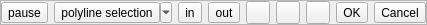
<?xml version="1.0" encoding="UTF-8"?>
<ui version="4.0">
 <class>GraphicalSegmentationDlg</class>
 <widget class="QDialog" name="GraphicalSegmentationDlg">
  <property name="geometry">
   <rect>
    <x>0</x>
    <y>0</y>
    <width>269</width>
    <height>24</height>
   </rect>
  </property>
  <property name="sizePolicy">
   <sizepolicy hsizetype="Fixed" vsizetype="Fixed">
    <horstretch>0</horstretch>
    <verstretch>0</verstretch>
   </sizepolicy>
  </property>
  <property name="windowTitle">
   <string>Segmentation</string>
  </property>
  <layout class="QHBoxLayout" name="horizontalLayout_2">
   <property name="spacing">
    <number>0</number>
   </property>
   <property name="leftMargin">
    <number>0</number>
   </property>
   <property name="topMargin">
    <number>0</number>
   </property>
   <property name="rightMargin">
    <number>0</number>
   </property>
   <property name="bottomMargin">
    <number>0</number>
   </property>
   <item>
    <widget class="QFrame" name="buttonsFrame">
     <property name="frameShape">
      <enum>QFrame::StyledPanel</enum>
     </property>
     <property name="frameShadow">
      <enum>QFrame::Raised</enum>
     </property>
     <layout class="QHBoxLayout" name="horizontalLayout" stretch="0,0,0,0,0,0,0,0,0">
      <property name="leftMargin">
       <number>0</number>
      </property>
      <property name="topMargin">
       <number>0</number>
      </property>
      <property name="rightMargin">
       <number>0</number>
      </property>
      <property name="bottomMargin">
       <number>0</number>
      </property>
      <item>
       <widget class="QToolButton" name="pauseButton">
        <property name="toolTip">
         <string>Pause segmentation (Space)</string>
        </property>
        <property name="statusTip">
         <string>Pause segmentation  (allow rotation/panning of 3D view)</string>
        </property>
        <property name="text">
         <string>pause</string>
        </property>
        <property name="icon">
         <iconset resource="icons.qrc">
          <normaloff>:/images/pause.png</normaloff>:/images/pause.png</iconset>
        </property>
        <property name="checkable">
         <bool>true</bool>
        </property>
        <property name="checked">
         <bool>false</bool>
        </property>
       </widget>
      </item>
      <item>
       <widget class="QToolButton" name="selectionModelButton">
        <property name="toolTip">
         <string>Polyline selection mode (Tab)</string>
        </property>
        <property name="text">
         <string>polyline selection</string>
        </property>
        <property name="icon">
         <iconset resource="icons.qrc">
          <normaloff>:/images/polygonSelect.png</normaloff>:/images/polygonSelect.png</iconset>
        </property>
        <property name="popupMode">
         <enum>QToolButton::MenuButtonPopup</enum>
        </property>
       </widget>
      </item>
      <item>
       <widget class="QToolButton" name="inButton">
        <property name="toolTip">
         <string>Segment In (I)</string>
        </property>
        <property name="statusTip">
         <string>Segment (keep points inside)</string>
        </property>
        <property name="text">
         <string>in</string>
        </property>
        <property name="icon">
         <iconset resource="icons.qrc">
          <normaloff>:/images/segmentIn.png</normaloff>:/images/segmentIn.png</iconset>
        </property>
       </widget>
      </item>
      <item>
       <widget class="QToolButton" name="outButton">
        <property name="toolTip">
         <string>Segment Out (O)</string>
        </property>
        <property name="statusTip">
         <string>Segment (keep points outside)</string>
        </property>
        <property name="text">
         <string>out</string>
        </property>
        <property name="icon">
         <iconset resource="icons.qrc">
          <normaloff>:/images/segmentOut.png</normaloff>:/images/segmentOut.png</iconset>
        </property>
       </widget>
      </item>
      <item>
       <widget class="QToolButton" name="undoButton">
        <property name="toolTip">
         <string>undo (Ctrl+Z)</string>
        </property>
        <property name="icon">
         <iconset resource="icons.qrc">
          <normaloff>:/images/undo.png</normaloff>:/images/undo.png</iconset>
        </property>
       </widget>
      </item>
      <item>
       <widget class="QToolButton" name="redoButton">
        <property name="toolTip">
         <string>redo (Ctrl+Y)</string>
        </property>
        <property name="icon">
         <iconset resource="icons.qrc">
          <normaloff>:/images/redo.png</normaloff>:/images/redo.png</iconset>
        </property>
       </widget>
      </item>
      <item>
       <widget class="QToolButton" name="resetButton">
        <property name="toolTip">
         <string>reset</string>
        </property>
        <property name="icon">
         <iconset resource="icons.qrc">
          <normaloff>:/images/reset.png</normaloff>:/images/reset.png</iconset>
        </property>
       </widget>
      </item>
      <item>
       <widget class="QToolButton" name="validButton">
        <property name="toolTip">
         <string>Confirm segmentation (Enter)</string>
        </property>
        <property name="text">
         <string>OK</string>
        </property>
        <property name="icon">
         <iconset resource="icons.qrc">
          <normaloff>:/images/validate.png</normaloff>:/images/validate.png</iconset>
        </property>
       </widget>
      </item>
      <item>
       <widget class="QToolButton" name="cancelButton">
        <property name="toolTip">
         <string>Cancel segentation (Esc)</string>
        </property>
        <property name="text">
         <string>Cancel</string>
        </property>
        <property name="icon">
         <iconset resource="icons.qrc">
          <normaloff>:/images/cancel.png</normaloff>:/images/cancel.png</iconset>
        </property>
       </widget>
      </item>
     </layout>
    </widget>
   </item>
  </layout>
  <action name="actionSetRectangularSelection">
   <property name="icon">
    <iconset resource="icons.qrc">
     <normaloff>:/images/rectangleSelect.png</normaloff>:/images/rectangleSelect.png</iconset>
   </property>
   <property name="text">
    <string>Rectangular selection</string>
   </property>
   <property name="toolTip">
    <string>Activate rectangular selection</string>
   </property>
  </action>
  <action name="actionSetPolylineSelection">
   <property name="icon">
    <iconset resource="icons.qrc">
     <normaloff>:/images/polygonSelect.png</normaloff>:/images/polygonSelect.png</iconset>
   </property>
   <property name="text">
    <string>Polygonal selection</string>
   </property>
   <property name="toolTip">
    <string>Activate polyline selection</string>
   </property>
  </action>
 </widget>
 <resources>
  <include location="icons.qrc"/>
 </resources>
 <connections/>
</ui>
